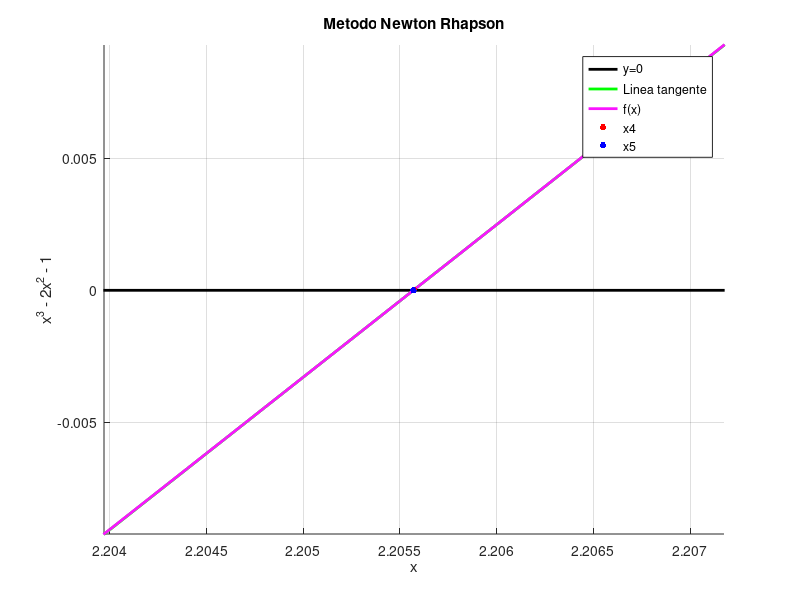
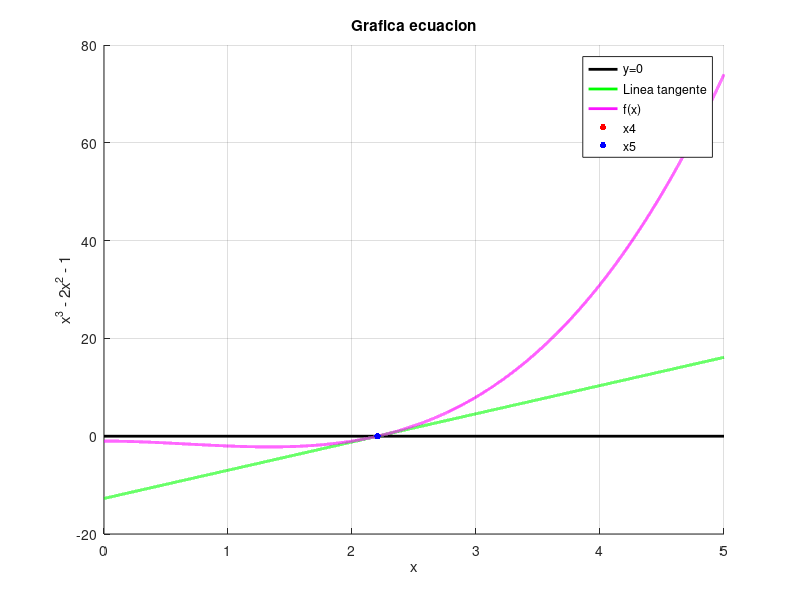

Recreate these plots in MATLAB, in order.
function Programa_E1
    clc;
    close all;
    clear all;
    
    epsilon = 0.0001;
    initialGuess = 2.5;
    iterations = 0;
    check = false;
    xNow = initialGuess;
    
    newtonRhapsonFigure = figure('Name','NewtonRhapson','MenuBar','none');
    title('Metodo Newton Rhapson');
    xlabel('x');
    ylabel('x^3 - 2x^2 - 1');
    set(newtonRhapsonFigure, 'Position',  [100, 250, 500, 400]);
    nrF = gca;
    grid on;
    hold on;
    
    newtonRhapsonGraph = figure('Name','NewtonRhapsonGraph','MenuBar','none');
    title('Grafica ecuacion');
    xlabel('x');
    ylabel('x^3 - 2x^2 - 1');
    set(newtonRhapsonGraph, 'Position',  [610, 250, 500, 400]);
    nrG = gca;
    grid on;
    hold on;
    
    input("Presione enter para empezar el metodo");
    
    while(check==false)
        fx = getFunction(xNow);
        iterations = iterations + 1;
        
        x = 0:epsilon:5;
        y = getFunction(x);
        
        xNext = xNow - fx / getDerivative(xNow);
        fx1 = getFunction(xNext);
        sigma = abs(xNow-xNext);

        tangentLine  = (fx1 - fx)/(xNext - xNow);
        m = tangentLine.*(x-xNow) + fx;
        
        line(nrG,[0 5], [0 0], 'color', 'k','LineWidth',2);
        plot(nrG,x,m,'color','g','LineWidth',2);
        plot(nrG,x,y,'color',[250/255 20/255 255/255],'LineWidth',2);
        plot(nrG,xNow, fx, 'r.', 'MarkerSize', 15);
        plot(nrG,xNext, fx1, 'b.','MarkerSize',15);
        legend(nrG, "y=0","Linea tangente","f(x)",strcat("x",num2str(iterations)),strcat("x",num2str(iterations+1)));

        
        line(nrF,[0 5],[0 0],'color','k','LineWidth',2)
        plot(nrF,x,m,'color','g','LineWidth',2);
        plot(nrF,x,y,'color',[250/255 20/255 255/255],'LineWidth',2);
        plot(nrF,xNow, fx, 'r.', 'MarkerSize', 15);
        plot(nrF,xNext, fx1, 'b.','MarkerSize',15);
        legend(nrF, "y=0","Linea tangente","f(x)",strcat("x",num2str(iterations)),strcat("x",num2str(iterations+1)));

        
        fprintf("Iteracion: %i\nx%i: %.4f (%.4f)\n",iterations,iterations,xNow,fx);
        fprintf("x%i: %.4f (%.4f)\nCriterio: %.4f\n\n",iterations+1,xNext,fx1,sigma);
        if(sigma <= epsilon)
            check = true;
        else
            input("Presione enter para continuar con la siguiente iteracion");
            xCenter = xNext;
            xLim = [xCenter-sigma*.8 xCenter+sigma*.8];
            yLim = [getFunction(xLim(1)) getFunction(xLim(2))];
            ylim(nrF,yLim)
            xlim(nrF,xLim);
            cla(nrF);
            cla(nrG);
            xNow = xNext;
         end
    end
    fprintf("Solucion: %0.4f\n\n",xNow);
    input("");
    close all;
end

function [fx] = getFunction(x)
    fx = x.^3 - 2.*x.^2-1;
end 

function [fx] = getDerivative(x)
    fx = 3*x^2 - 4*x;
end